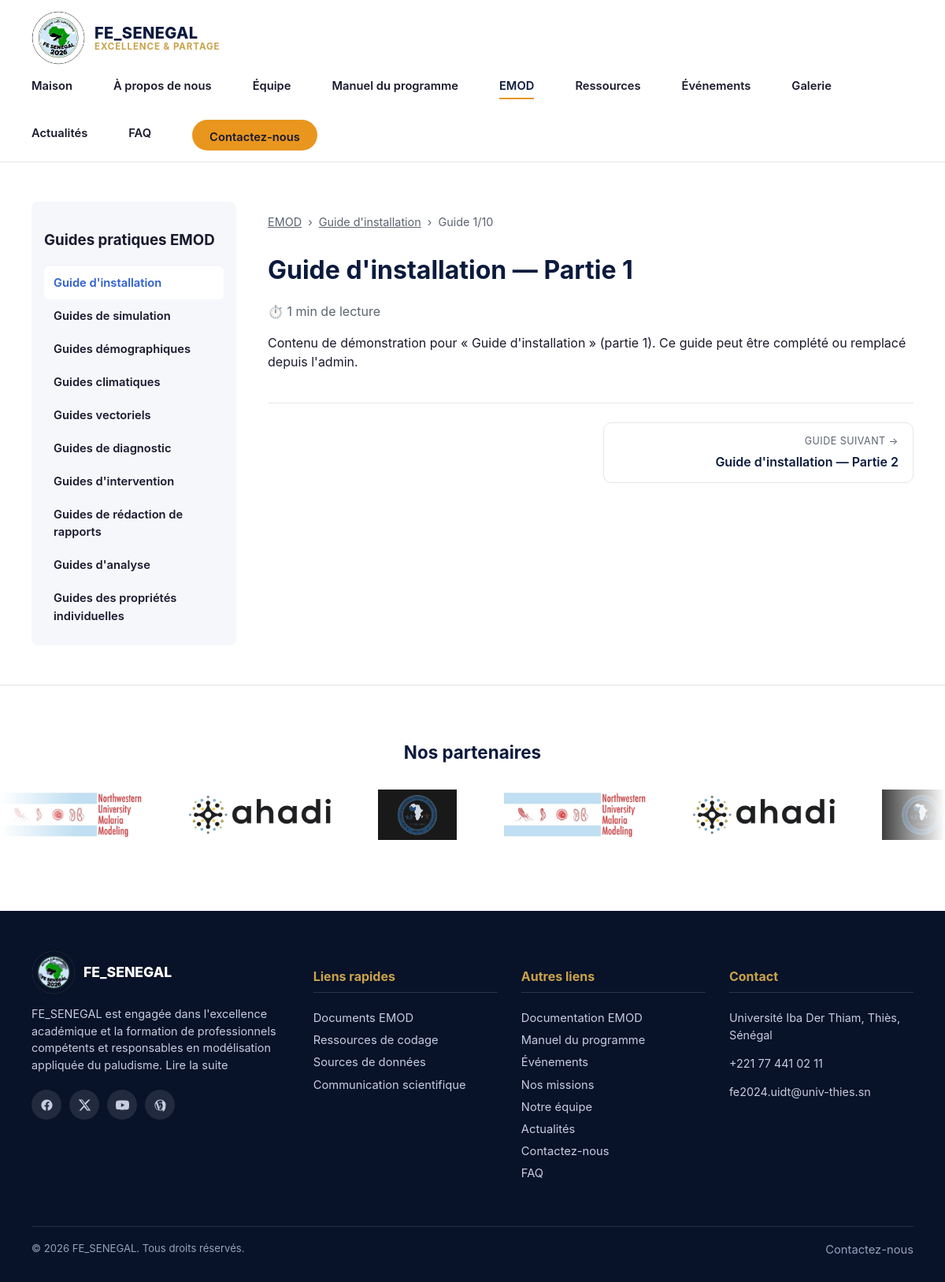
Page /emod/guide-dinstallation/guide-dinstallation-partie-1/ on the committed database.
### core/models.py (models this page shows, shortened)
class SiteSettings(models.Model):
    site_name = models.CharField(max_length=200, default="FE_SENEGAL")
    tagline = models.CharField(max_length=200, default="Excellence & Partage", blank=True)
    logo = models.ImageField(
        upload_to="site/", blank=True, null=True,
        help_text="Si vide, le logo par défaut du site (static/img/site-logo.jpg) est utilisé.",
    )
    contact_email = models.EmailField(blank=True, default="fe2024.uidt@univ-thies.sn")
    contact_phone = models.CharField(max_length=100, blank=True, default="+221 77 441 02 11")
    contact_address = models.CharField(
        max_length=255, blank=True, default="Université Iba Der Thiam, Thiès, Sénégal"
    )
    footer_about_text = models.TextField(
        blank=True,
        default=(
            "FE_SENEGAL est engagée dans l'excellence académique et la formation de "
            "professionnels compétents et responsables en modélisation appliquée du paludisme."
        ),
        help_text="Texte affiché dans le pied de page sous 'À propos de nous'.",
    )
    class Meta:
        verbose_name = "Réglages du site"
        verbose_name_plural = "Réglages du site"
    @classmethod
    def load(cls):
        obj, _ = cls.objects.get_or_create(pk=1)
        return obj

class Partner(models.Model):
    name = models.CharField(max_length=200)
    logo = models.ImageField(upload_to="partners/")
    url = models.URLField(blank=True)
    order = models.PositiveIntegerField(default=0)
    class Meta:
        ordering = ["order"]
        verbose_name = "Partenaire"
        verbose_name_plural = "Partenaires"

class SocialLink(models.Model):
    PLATFORM_CHOICES = [
        ("facebook", "Facebook"),
        ("twitter", "Twitter / X"),
        ("youtube", "YouTube"),
        ("wordpress", "WordPress"),
        ("instagram", "Instagram"),
        ("other", "Autre"),
    ]
    platform = models.CharField(max_length=20, choices=PLATFORM_CHOICES)
    url = models.URLField()
    order = models.PositiveIntegerField(default=0)
    class Meta:
        ordering = ["order"]

### emod/models.py (models this page shows, shortened)
class GuideCategory(models.Model):
    title = models.CharField(max_length=255)
    slug = models.SlugField(unique=True)
    order = models.PositiveIntegerField(default=0)
    intro_text = models.TextField(
        blank=True,
        help_text="Ex: Cliquez sur les liens du menu latéral gauche pour naviguer entre les différents guides EMOD.",
    )
    class Meta:
        ordering = ["order"]
        verbose_name = "Catégorie de guide EMOD"
        verbose_name_plural = "Catégories de guides EMOD"
    def get_absolute_url(self):
        return reverse("emod:guide_category", kwargs={"slug": self.slug})

class Guide(models.Model):
    category = models.ForeignKey(GuideCategory, related_name="guides", on_delete=models.CASCADE)
    title = models.CharField(max_length=255)
    slug = models.SlugField()
    content = models.TextField(blank=True)
    file = models.FileField(upload_to="emod/guides/", blank=True, null=True)
    order = models.PositiveIntegerField(default=0)
    class Meta:
        ordering = ["order"]
        unique_together = ("category", "slug")
    def get_absolute_url(self):
        return reverse("emod:guide_detail", kwargs={"category_slug": self.category.slug, "slug": self.slug})
    @property
    def reading_time_minutes(self):
        word_count = len(self.content.split())
        return max(1, round(word_count / 200))

### emod/views.py (the view)
# urls.py: path("<slug:category_slug>/<slug:slug>/", views.guide_detail_view, name="guide_detail"),
def guide_detail_view(request, category_slug, slug):
    categories = GuideCategory.objects.all()
    category = get_object_or_404(GuideCategory, slug=category_slug)
    guide = get_object_or_404(Guide, category=category, slug=slug)
    siblings = list(category.guides.all())
    index = next((i for i, g in enumerate(siblings) if g.pk == guide.pk), None)
    prev_guide = siblings[index - 1] if index is not None and index > 0 else None
    next_guide = siblings[index + 1] if index is not None and index < len(siblings) - 1 else None
    context = {
        "categories": categories,
        "category": category,
        "guide": guide,
        "prev_guide": prev_guide,
        "next_guide": next_guide,
        "position": (index + 1) if index is not None else None,
        "total_in_category": len(siblings),
    }
    return render(request, "emod/guide_detail.html", context)

### core/context_processors.py (called while the page is built)
def site_globals(request):
    return {
        "site_settings": SiteSettings.load(),
        "social_links": SocialLink.objects.all(),
        "partners": Partner.objects.all(),
        "hero_images": HERO_IMAGES,
    }

### core/templatetags/social_extras.py (called while the page is built)
@register.filter
def social_svg(kind):
    return mark_safe(_SVGS.get(kind, _SVGS["other"]))

@register.filter
def brand_color(kind):
    return BRAND_COLORS.get(kind, "#0B1A3D")

### templates/emod/guide_detail.html (shortened to what this page needs)
{% extends "base.html" %}
{% block content %}
<section class="page-with-sidebar">
    <aside class="sidebar">
        <h3>Guides pratiques EMOD</h3>
        {% for cat in categories %}
            <a href="{{ cat.get_absolute_url }}" class="{% if cat == category %}active{% endif %}">{{ cat.title }}</a>
        {% endfor %}
    </aside>
    <div class="content-area">
        <p style="color:var(--text-muted); font-size:0.9rem;">
            <a href="{% url 'emod:index' %}" style="color:inherit;">EMOD</a>
            &nbsp;›&nbsp;
            <a href="{{ category.get_absolute_url }}" style="color:inherit;">{{ category.title }}</a>
            &nbsp;›&nbsp; Guide {{ position }}/{{ total_in_category }}
        </p>
        <h1>{{ guide.title }}</h1>
        <p style="color:var(--text-muted); margin-top:-10px;">⏱️ {{ guide.reading_time_minutes }} min de lecture</p>
        {% if guide.content %}
            <div class="guide-content">{{ guide.content|linebreaks }}</div>
        {% endif %}
        <div class="guide-nav">
            {% if next_guide %}
                <a href="{{ next_guide.get_absolute_url }}" class="guide-nav-link next">
                    <span class="guide-nav-label">Guide suivant →</span>
                    <span class="guide-nav-title">{{ next_guide.title }}</span>
                </a>
            {% endif %}
        </div>
    </div>
</section>
{% endblock %}

### templates/base.html (shortened to what this page needs)
{% load static social_extras %}
<!DOCTYPE html>
<html lang="fr">
<head>
    <link rel="stylesheet" href="{% static 'css/style.css' %}">
</head>
<body>
    <header class="site-header">
        <a href="{% url 'core:home' %}" class="brand">
            {% if site_settings.logo %}
                <img src="{{ site_settings.logo.url }}" alt="{{ site_settings.site_name }}" class="logo">
            {% else %}
                <img src="{% static 'img/site-logo.png' %}" alt="{{ site_settings.site_name }}" class="logo">
            {% endif %}
            <span class="brand-text">
                <span class="brand-name">{{ site_settings.site_name }}</span>
                {% if site_settings.tagline %}<span class="brand-tagline">{{ site_settings.tagline }}</span>{% endif %}
            </span>
        </a>
        <nav class="main-nav">
            <a href="{% url 'core:home' %}"{% if request.resolver_match.url_name == 'home' %} class="active"{% endif %}>Maison</a>
            <a href="{% url 'core:about' %}"{% if request.resolver_match.url_name == 'about' %} class="active"{% endif %}>À propos de nous</a>
            <a href="{% url 'core:team_list' %}"{% if request.resolver_match.url_name == 'team_list' or request.resolver_match.url_name == 'team_detail' %} class="active"{% endif %}>Équipe</a>
            <a href="{% url 'programme:handbook' %}"{% if request.resolver_match.app_name == 'programme' %} class="active"{% endif %}>Manuel du programme</a>
            <a href="{% url 'emod:index' %}"{% if request.resolver_match.app_name == 'emod' %} class="active"{% endif %}>EMOD</a>
            <a href="{% url 'resources:index' %}"{% if request.resolver_match.app_name == 'resources' %} class="active"{% endif %}>Ressources</a>
            <a href="{% url 'events:event_list' %}"{% if request.resolver_match.app_name == 'events' %} class="active"{% endif %}>Événements</a>
            <a href="{% url 'core:gallery' %}"{% if request.resolver_match.url_name == 'gallery' %} class="active"{% endif %}>Galerie</a>
            <a href="{% url 'news:index' %}"{% if request.resolver_match.app_name == 'news' %} class="active"{% endif %}>Actualités</a>
            <a href="{% url 'faq:index' %}"{% if request.resolver_match.app_name == 'faq' %} class="active"{% endif %}>FAQ</a>
            <a href="{% url 'contact:contact' %}" class="btn btn-header{% if request.resolver_match.app_name == 'contact' %} active{% endif %}">Contactez-nous</a>
        </nav>
    </header>
    <main>
        {% block content %}{% endblock %}
    </main>
    {% if partners %}
    <section class="partners-strip">
        <h2>Nos partenaires</h2>
        <div class="partners-track-wrap">
            <div class="partners-row">
                {% for partner in partners %}
                    {% if partner.url %}
                        <a href="{{ partner.url }}" target="_blank" rel="noopener" title="{{ partner.name }}">
                            <img src="{{ partner.logo.url }}" alt="{{ partner.name }}">
                        </a>
                    {% else %}
                        <span class="partner-noLink" title="{{ partner.name }}">
                            <img src="{{ partner.logo.url }}" alt="{{ partner.name }}">
                        </span>
                    {% endif %}
                {% endfor %}
                {% for partner in partners %}
                    {% if partner.url %}
                        <a href="{{ partner.url }}" target="_blank" rel="noopener" title="{{ partner.name }}" aria-hidden="true">
                            <img src="{{ partner.logo.url }}" alt="">
                        </a>
                    {% else %}
                        <span class="partner-noLink" title="{{ partner.name }}" aria-hidden="true">
                            <img src="{{ partner.logo.url }}" alt="">
                        </span>
                    {% endif %}
                {% endfor %}
            </div>
        </div>
    </section>
    {% endif %}
    <footer class="site-footer">
        <div class="footer-col">
            <div class="footer-brand">
                {% if site_settings.logo %}
                    <img src="{{ site_settings.logo.url }}" alt="{{ site_settings.site_name }}">
                {% else %}
                    <img src="{% static 'img/site-logo.png' %}" alt="{{ site_settings.site_name }}">
                {% endif %}
                <span>{{ site_settings.site_name }}</span>
            </div>
            <p>{{ site_settings.footer_about_text|truncatewords:26 }}
                <a href="{% url 'core:about' %}" style="display:inline;">Lire la suite</a>
            </p>
            <div class="social-icons">
                {% for link in social_links %}
                    <a href="{{ link.url }}" target="_blank" rel="noopener" title="{{ link.get_platform_display }}" style="--brand-color: {{ link.platform|brand_color }};">{{ link.platform|social_svg }}</a>
                {% endfor %}
            </div>
        </div>
        <div class="footer-col">
            <h4>Liens rapides</h4>
            <a href="{% url 'resources:index' %}">Documents EMOD</a>
            <a href="{% url 'resources:index' %}">Ressources de codage</a>
            <a href="{% url 'resources:index' %}">Sources de données</a>
            <a href="{% url 'resources:index' %}">Communication scientifique</a>
        </div>
        <div class="footer-col">
            <h4>Autres liens</h4>
            <a href="{% url 'emod:index' %}">Documentation EMOD</a>
            <a href="{% url 'programme:handbook' %}">Manuel du programme</a>
            <a href="{% url 'events:event_list' %}">Événements</a>
            <a href="{% url 'core:about' %}">Nos missions</a>
            <a href="{% url 'core:team_list' %}">Notre équipe</a>
            <a href="{% url 'news:index' %}">Actualités</a>
            <a href="{% url 'contact:contact' %}">Contactez-nous</a>
            <a href="{% url 'faq:index' %}">FAQ</a>
        </div>
        <div class="footer-col">
            <h4>Contact</h4>
            <p>{{ site_settings.contact_address }}</p>
            <p>{{ site_settings.contact_phone }}</p>
            <p>{{ site_settings.contact_email }}</p>
        </div>
        <div class="footer-bottom">
            <span>© {% now "Y" %} {{ site_settings.site_name }}. Tous droits réservés.</span>
            <span><a href="{% url 'contact:contact' %}">Contactez-nous</a></span>
        </div>
    </footer>
</body>
</html>

### rows in the picture
SiteSettings: logo (picture), site_name "FE_SENEGAL", tagline "EXCELLENCE & PARTAGE", footer_about_text "FE_SENEGAL est engagée dans l'excellence académique et la formation de professionnels compétents et responsables en modélisation appliquée du paludisme.", contact_address "Université Iba Der Thiam, Thiès, Sénégal", contact_phone "+221 77 441 02 11", contact_email "fe2024.uidt@univ-thies.sn"
GuideCategory: title "Guide d'installation"
GuideCategory: title "Guides de simulation"
GuideCategory: title "Guides démographiques"
GuideCategory: title "Guides climatiques"
GuideCategory: title "Guides vectoriels"
GuideCategory: title "Guides de diagnostic"
GuideCategory: title "Guides d'intervention"
GuideCategory: title "Guides de rédaction de rapports"
GuideCategory: title "Guides d'analyse"
GuideCategory: title "Guides des propriétés individuelles"
Guide: title "Guide d'installation — Partie 1", reading_time_minutes "1", content "Contenu de démonstration pour « Guide d'installation » (partie 1). Ce guide peut être complété ou remplacé depuis l'admin."
Guide: title "Guide d'installation — Partie 2"
Partner: logo (picture)
Partner: logo (picture)
Partner: logo (picture)

### other values in the picture
{{ position }} "1"
{{ total_in_category }} "10"
